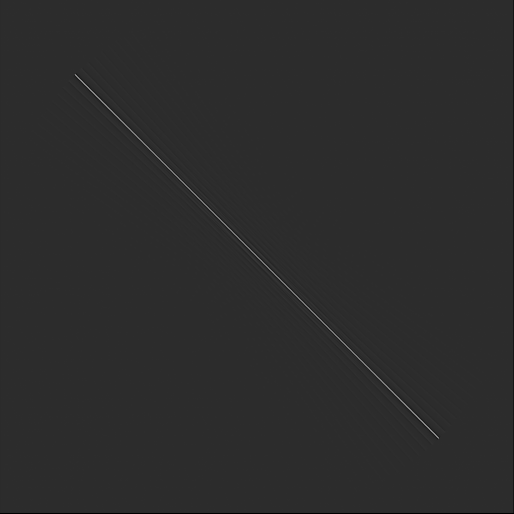
#> input picture Test_Images/line.png, 1028 x 1027 px (shown at 1/2 size)
$ python Tests.py
#> lines starting #> are read from the running program, lines starting #| are printed output that depends on the picture
### constants.py
class AppConfig:
    STRING_AMOUNT = 1000
    ERROR_RES = 0.001
    IS_UBUNTU = False


class EnumsConfig:
    X = 0
    Y = 1
    DEGREE = 2
    OBJECT_ID = 0
    OBJECT = 1


class ScreenConfig:
    RADIUS = 300
    DIAMETER = RADIUS * 2
    NAIL_RESOLUTION = 360  # make it an even number or everything will fuck up and I am to lazy to fix it
    MAX_NAIL_RADIUS = 5


class ImageConfig:
    IMAGE_PATH = './Test_Images/line.png'
    SHOW_SINOGRAM = True
    IMAGE_FILTER_THRESHOLD = 0  # grayscale range is [0, 1]
    ROTATE_CONST = 90
    BLOCK_DEFAULT = False


# ConstantsManagement class
class ConstantsManagement:
    def __init__(self):
        # Set constants from separate classes as attributes
        for cls in [AppConfig, ScreenConfig, EnumsConfig, ImageConfig]:
            for key, value in cls.__dict__.items():
                if not key.startswith("__"):
                    self.__dict__.update(**{key: value})

    def __setattr__(self, name, value):
        raise TypeError("Constants are immutable")


# Create an instance of ConstantsManagement
Consts = ConstantsManagement()
# [4 lines that do not run on import are left out]

### Image_Processing.py
import matplotlib.pyplot as plt
from skimage import io
from skimage.transform import radon, rescale, rotate
import numpy as np
import math

from constants import Consts


class ImageProcessor:

    def __init__(self, path=Consts.IMAGE_PATH):
#> called with path = './Test_Images/line.png'
        self.image = io.imread(path, as_gray=True)
#> self.image is the input picture: shape (1027, 1028) float64; min 0, max 0.992, mean 0.173
        self.mask_and_fit_image()
        self.sinogram = self.radon(rotate(self.image, Consts.ROTATE_CONST), Consts.SHOW_SINOGRAM,
                                   theta=np.linspace(0, 180, int(Consts.NAIL_RESOLUTION / 2)))
        if Consts.IS_UBUNTU:
            plt.switch_backend('WebAgg')

    def mask_and_fit_image(self, threshold=Consts.IMAGE_FILTER_THRESHOLD):
        # calculate image proportions
#> called with threshold = 0
        nrows, ncols = self.image.shape
#> nrows = 1027; ncols = 1028
        row, col = np.ogrid[:nrows, :ncols]
#> row = 1027 values from 0 to 1026
        cnt_row, cnt_col = nrows / 2, ncols / 2
#> cnt_row = 513.5; cnt_col = 514
        smaller_axes = cnt_row if nrows < ncols else cnt_col
#> smaller_axes = 513.5
        self.image[self.image < threshold] = 0

        # mask image into a circle
        outer_disk_mask = ((row - cnt_row) ** 2 + (col - cnt_col) ** 2 >
                           smaller_axes ** 2)
        self.image[outer_disk_mask] = 0
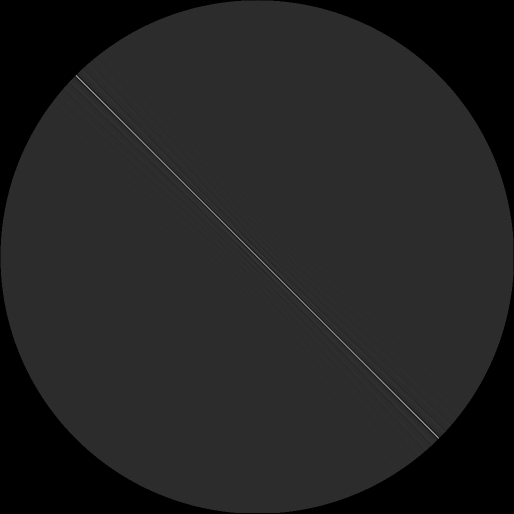
#> self.image: shape (1027, 1028) float64 (shown at 1/2 size); min 0, max 0.992, mean 0.136

        # fit image to radius (change radius in Constants file
        ratio = Consts.RADIUS / smaller_axes
#> ratio = 0.584
        self.image = rescale(self.image, ratio, anti_aliasing=True)
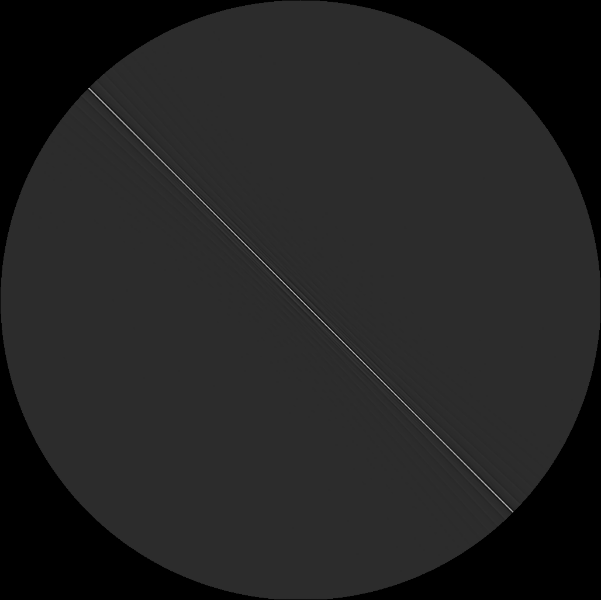
#> self.image: shape (600, 601) float64; min 0, max 0.733, mean 0.136
        nrows_rescaled, ncols_rescaled = self.image.shape
#> nrows_rescaled = 600; ncols_rescaled = 601
        cnt_row_rescaled, cnt_col_rescaled = nrows_rescaled / 2, ncols_rescaled / 2
#> cnt_row_rescaled = 300; cnt_col_rescaled = 300.5
        if cnt_row_rescaled < cnt_col_rescaled:
            self.image = self.image[:,
                         int(cnt_col_rescaled - cnt_row_rescaled):int(cnt_col_rescaled + cnt_row_rescaled)]
#> self.image: shape (600, 600) float64
        else:
            self.image = self.image[int(cnt_row_rescaled - cnt_col_rescaled):int(cnt_row_rescaled + cnt_col_rescaled),
                         :]

    # [39 lines left out: functions line_radon_approx, normalize_sinogram, mask_for_sinogram, not called in this run]

    def show(self, block=Consts.BLOCK_DEFAULT):
        self.show_image(self.image, "The Image", block=block)

    # [52 lines left out: functions show_sinogram, show_normalized_sinogram, line_to_sinogram_point, sinogram_point_to_line, not called in this run]

    @staticmethod
    def radon(im, print_sinogram=False, block=Consts.BLOCK_DEFAULT, theta=None):
        # The angles that we care about in this program are equally spaced on a circle
        # and so half of them are equally spaced on a 180 degree arc
#> called with print_sinogram = True, block = False, theta = array of shape (180,)
        sinogram = radon(im, theta=theta, circle=True)
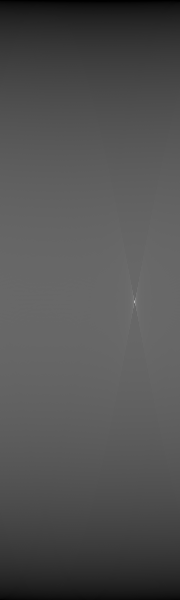
#> sinogram: shape (600, 180) float64; min 0, max 194.9, mean 81.9
        if print_sinogram:
            fig, (ax1, ax2) = plt.subplots(1, 2, figsize=(8, 4.5))
            ax1.set_title("Original")
            ax1.imshow(im, cmap='gray')
            ax2.set_title("Radon transform\n(Sinogram)")
            ax2.set_xlabel("Projection angle (deg)")
            ax2.set_ylabel("Projection position (pixels)")
            ax2.imshow(sinogram, aspect='auto', cmap='gray')
            plt.show(block=block)
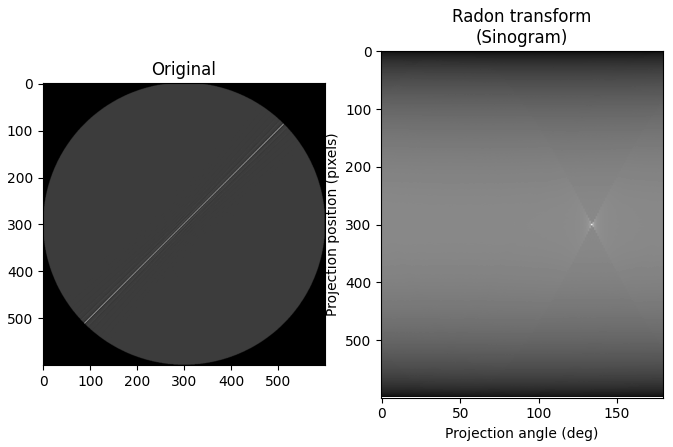
#> figure drawn by matplotlib, 2 panels
        return sinogram

    # [7 lines left out: function show_image, not called in this run]

    @staticmethod
    def deg2rad(alpha):
        return alpha * math.pi / 180

    @staticmethod
    def rad2deg(alpha):
        return alpha * 180 / math.pi

    @staticmethod
    def convert_sinogram_to_degrees(alpha_un_normalized):
        return alpha_un_normalized * 180 / int(Consts.NAIL_RESOLUTION / 2)

    @staticmethod
    def convert_sinogram_to_radians(alpha_un_normalized):
        return alpha_un_normalized * math.pi / int(Consts.NAIL_RESOLUTION / 2)

### Screen_Handler.py
from constants import Consts
from graphics import *


class Screen:
    def __init__(self):
        width = Consts.DIAMETER
        height = Consts.DIAMETER
#> (the run stopped early here; a loop or call above may not have finished)
